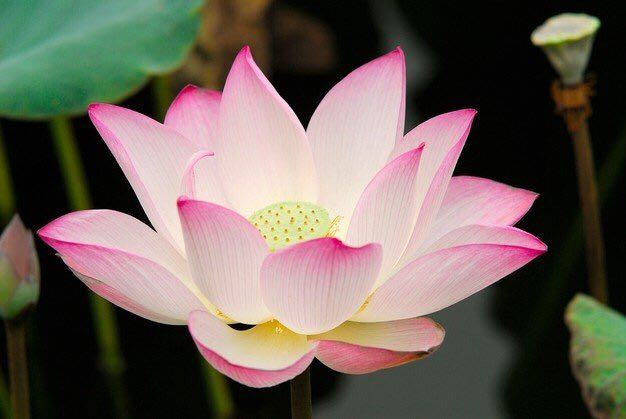
#> input picture l.jpg, 626 x 419 px
$ python main23.py
#> lines starting #> are read from the running program, lines starting #| are printed output that depends on the picture; long printed decimals are rounded
import cv2
import numpy as np
import matplotlib
from PIL import  Image

'''img1 = cv2.imread('l.jpg', cv2.IMREAD_UNCHANGED)
b,g,r = (img1[100, 100])
print (r)
print (g)
print (b)

cv2.waitKey(0)
cv2.destroyAllWindows()'''

#from PIL import Image

im = Image.open('l.jpg')
#> im is the input picture: PIL image 626x419 RGB; mean R, G, B 108.4, 97, 88.8
im_grey = im.convert('LA') # convert to grayscale
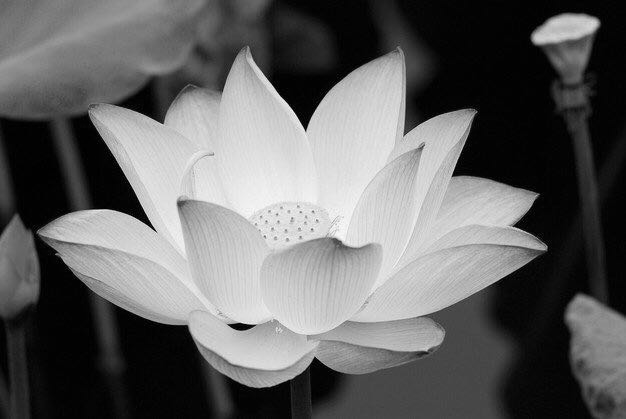
#> im_grey: PIL image 626x419 LA; mean R, G, B, A 99.5, 99.5, 99.5, 255
width, height = im.size
#> width = 626; height = 419

total = 0
for i in range(0, width):
    for j in range(0, height):
        total += im_grey.getpixel((i,j))[0]
#> after the loop, total = 26097442

mean = total / (width * height)
#> mean = 99.5
print(mean)
#| 99.497
